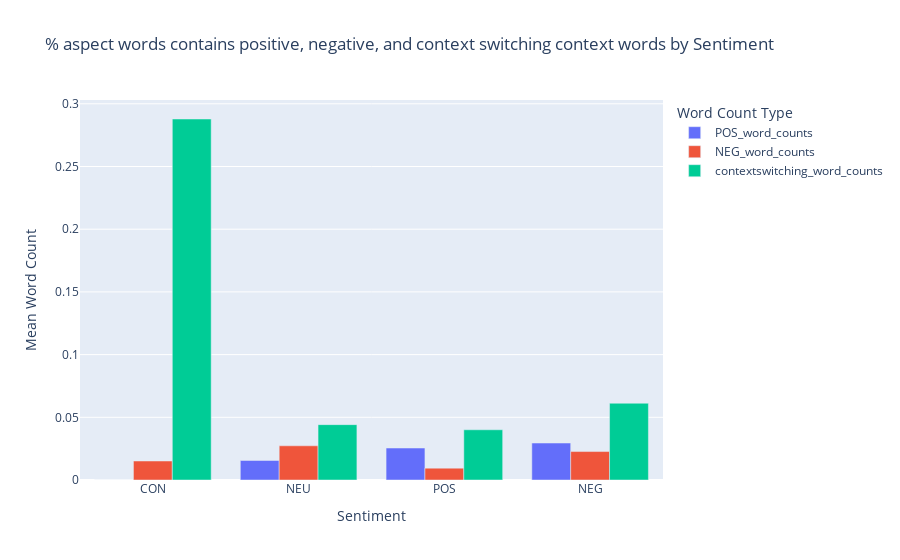

The notebook cell saved with this chart:
### Code cell
context_switching_columns = [x for x in list(df_features.columns) if re.match('.*contextswitching.*', x)]

df_aspects['contextswitching_word_counts'] = df_aspects[context_switching_columns].max(axis=1)
sentiment_context_summary = df_aspects[df_aspects['is_aspect']=='aspect'].groupby('sentiment')[['POS_word_counts','NEG_word_counts','contextswitching_word_counts']].agg('mean').sort_values(by=['POS_word_counts'])

fig = px.bar( sentiment_context_summary.astype(float), x=sentiment_context_summary.index, y=['POS_word_counts', 'NEG_word_counts', 'contextswitching_word_counts'],
             title='% aspect words contains positive, negative, and context switching context words by Sentiment',
             labels={'value': 'Mean Word Count', 'variable': 'Word Count Type', 'sentiment': 'Sentiment'},
             barmode='group')

sentiment_context_summary
# Show the plot
fig.show()

### Figure 1 — Plotly figure (JSON) as saved in the notebook; plotly's stock layout.template omitted (floating-point values rounded to 4 significant figures)
{"data": [{"alignmentgroup": "True", "hovertemplate": "Word Count Type=POS_word_counts<br>Sentiment=%{x}<br>Mean Word Count=%{y}<extra></extra>", "legendgroup": "POS_word_counts", "marker": {"color": "#636efa", "pattern": {"shape": ""}}, "name": "POS_word_counts", "offsetgroup": "POS_word_counts", "orientation": "v", "showlegend": true, "textposition": "auto", "type": "bar", "x": ["CON", "NEU", "POS", "NEG"], "xaxis": "x", "y": [0, 0.01558, 0.02549, 0.02948], "yaxis": "y"}, {"alignmentgroup": "True", "hovertemplate": "Word Count Type=NEG_word_counts<br>Sentiment=%{x}<br>Mean Word Count=%{y}<extra></extra>", "legendgroup": "NEG_word_counts", "marker": {"color": "#EF553B", "pattern": {"shape": ""}}, "name": "NEG_word_counts", "offsetgroup": "NEG_word_counts", "orientation": "v", "showlegend": true, "textposition": "auto", "type": "bar", "x": ["CON", "NEU", "POS", "NEG"], "xaxis": "x", "y": [0.01515, 0.02727, 0.009468, 0.02268], "yaxis": "y"}, {"alignmentgroup": "True", "hovertemplate": "Word Count Type=contextswitching_word_counts<br>Sentiment=%{x}<br>Mean Word Count=%{y}<extra></extra>", "legendgroup": "contextswitching_word_counts", "marker": {"color": "#00cc96", "pattern": {"shape": ""}}, "name": "contextswitching_word_counts", "offsetgroup": "contextswitching_word_counts", "orientation": "v", "showlegend": true, "textposition": "auto", "type": "bar", "x": ["CON", "NEU", "POS", "NEG"], "xaxis": "x", "y": [0.2879, 0.04416, 0.04006, 0.06122], "yaxis": "y"}], "layout": {"barmode": "group", "legend": {"title": {"text": "Word Count Type"}, "tracegroupgap": 0}, "title": {"text": "% aspect words contains positive, negative, and context switching context words by Sentiment"}, "xaxis": {"anchor": "y", "domain": [0, 1], "title": {"text": "Sentiment"}}, "yaxis": {"anchor": "x", "domain": [0, 1], "title": {"text": "Mean Word Count"}}}}
